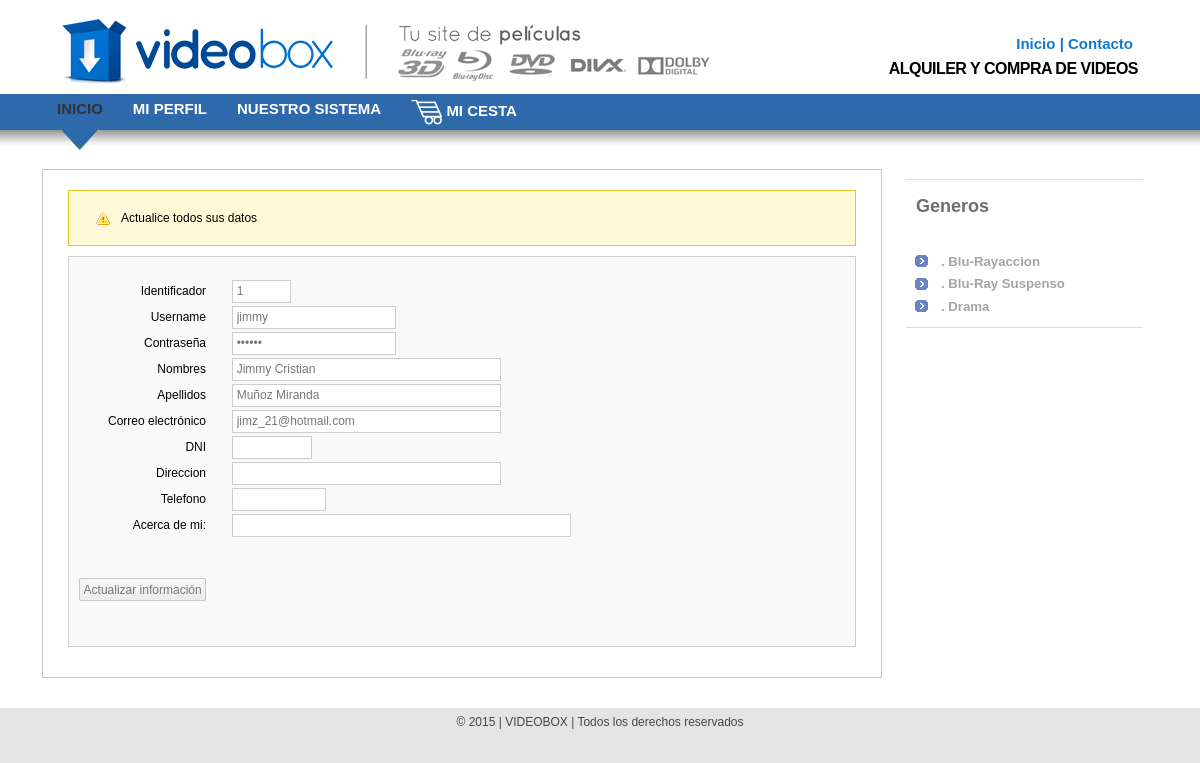
The page /perfil.php (signed in) on the database as committed earlier.
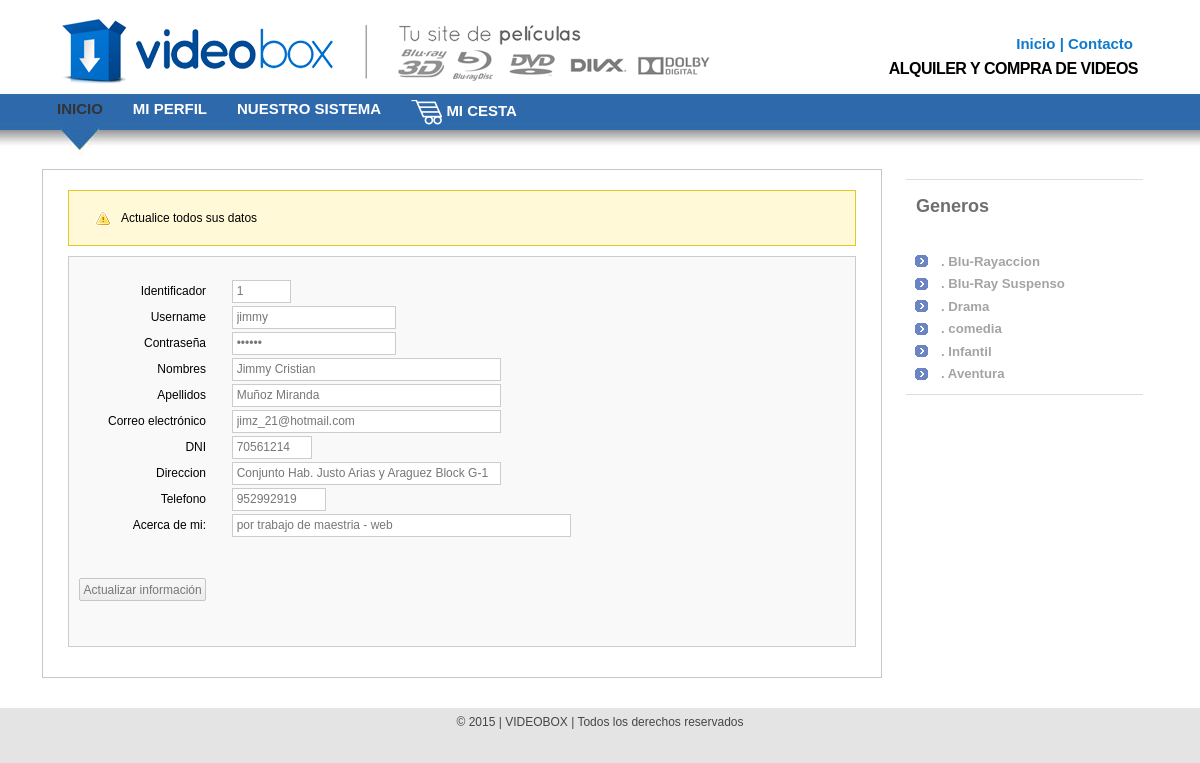
The same page on the database as committed later.
### tables this page shows
CREATE TABLE `genero` (
  `id` int(11) NOT NULL,
  `nombre` varchar(45) default NULL,
  `descripcion` longtext,
  PRIMARY KEY  (`id`)
);

CREATE TABLE `cliente` (
  `id` int(11) NOT NULL,
  `usuario_id` int(11) NOT NULL,
  `dni` varchar(8) default NULL,
  `direccion` varchar(45) default NULL,
  `telefono` varchar(45) default NULL,
  `acercade` varchar(45) default NULL,
  PRIMARY KEY  (`id`),
  KEY `fk_cliente_usuario1_idx` (`usuario_id`)
);

CREATE TABLE `usuario` (
  `id` int(11) NOT NULL auto_increment,
  `tipo` int(11) default NULL COMMENT '1=Cliente\\n2=Empleado\\n3=Administrador',
  `nombre` varchar(45) default NULL,
  `apellido` varchar(45) default NULL,
  `user` varchar(45) default NULL,
  `password` varchar(45) default NULL,
  `email` varchar(45) default NULL,
  `estado` int(11) default NULL COMMENT '0=Inactivo\\n1=Activo\\n',
  `lastlogin` datetime default NULL,
  PRIMARY KEY  (`id`)
);

### perfil.php (the view, shortened to what this page needs)
<?php
include("html.php");
include("funciones.php");
head();
menu();
?>
<div id="main">
<div class="box">
			<?php
$consulta=mysql_query("SELECT u.id , u.nombre, u.apellido, u.user, u.password, u.email, u.estado, c.dni, c.direccion, c.telefono , c.acercade from usuario u, cliente c WHERE u.id=c.id and u.`user` = '".$_SESSION['usuario']."'")or die("<b>ERROR. El servidor dijo: </b> " . mysql_error());
$r=mysql_fetch_array($consulta);
 ?>
<form  action="perfil.php" method="get" enctype="multipart/form-data">
<table class="mitabla">
  <tr>
	<td><label>Identificador</label></td>
	<td><input  name="iduser" type="text" size="5" value="<? echo($r['id']);?>" readonly="readonly"/></td>
  </tr>
  <tr>
	<td><label>Username</label></td>
	<td><input  name="username" type="text" value="<? echo($r['user']);?>"readonly="readonly" /></td>
  </tr>
  <tr>
	<td><label>Contraseña</label></td>
	<td><input  name="passuser" type="password" size="20" value="<? echo($r['password']);?>"/></td>
  </tr>
  <tr>
	<td><label>Nombres</label></td>
	<td><input  name="nombuser" type="text" size="35" value="<? echo($r['nombre']);?>"/></td>
  </tr>
  <tr>
	<td><label>Apellidos</label></td>
	<td><input  name="apeluser" type="text" size="35" value="<? echo($r['apellido']);?>" /></td>
  </tr>
  <tr>
	<td><label>Correo electrónico</label></td>
	<td><input  name="mailuser" type="text" size="35" value="<? echo($r['email']);?>"/></td>
  </tr>
  <tr>
	<td><label>DNI</label></td>
	<td><input  name="dni" type="text" size="8" onkeypress="return numeros(event)" value="<? echo($r['dni']);?>"/></td>
  </tr>
  <tr>
	<td><label>Direccion</label></td>
	<td><input  name="direccion" type="text" size="35" value="<? echo($r['direccion']);?>"/></td>
  </tr>
  <tr>
	<td><label>Telefono</label></td>
	<td><input  name="telefono" type="text" size="10" value="<? echo($r['telefono']);?>"/></td>
  </tr>
  <tr>
	<td><label>Acerca de mi:</label></td>
	<td><input  name="acercade" type="text" size="45" value="<? echo($r['acercade']);?>"/></td>
  </tr>
</table>
	<tr><br/>
	    <br />
	    <input class="button" type="submit" value="Actualizar información"/>
        <br />
    </form>
</div>
</div>
<?php
footer();
?>

### html.php (shortened to what this page needs)
<?php
function head($estilo="estilo.css")
{
	$tipouser = $_SESSION['tipouser'];
?>
<!DOCTYPE html PUBLIC "-//W3C//DTD XHTML 1.0 Strict//EN" "http://www.w3.org/TR/xhtml1/DTD/xhtml1-strict.dtd">
<html xmlns="http://www.w3.org/1999/xhtml">
<head>
	<link rel="stylesheet" href="css/<?php echo $estilo ?>" type="text/css" />
</head>
<body>
<div id="header">
  <div id="header-content">
	<h1 id="logo-text"><img src="logo.png"><br /><a href="index.php" title=""><span></span></a></h1>
    <h2 id="slogan">ALQUILER Y COMPRA DE VIDEOS</h2>
    <div id="header-links">
<p><a href="index.php">Inicio</a> | <a href="contacto.php">Contacto</a></p>
    </div>
  </div>
</div>
<div id="nav-wrap">
  <div id="nav">
    <ul>
        <?php
           if ($tipouser == 2) {
		 ?>
	  <li id="current"><a href="index.php"> INICIO</a></li>
      <li><a href="rptventa.php"> Ver Reporte</a></li>
         <?php
		   } elseif($tipouser == 3) {
		 ?>
	      <li id="current"><a href="index.php"> INICIO</a></li>
         <?php
			}else {
			    ?>
               	  <li id="current"><a href="index.php"> INICIO</a></li>
      <li><a href="perfil.php"> Mi Perfil</a></li>
	  <li><a href="nosotros.php"> Nuestro sistema</a></li>
	  <li><a href="vercesta.php"><img src="css/cesta.png" align="absmiddle"/> Mi cesta</a></li>
          <?php
			   }
		 ?>
    </ul>
  </div>
</div>
<div id="content-wrap">
<div id="content">
<?php
}
function menu($m=1)
{
if($m==0)
{
?>
 <div id="sidebar" >
      <div class="sep">
      </div>
      <div class="sidebox">
        <h1>Sistema </h1>
        <p></p>
      </div>
 </div>
<?
}
else{
?>
	<div id="sidebar" >
		<div class="sep">
       </div>
        <h1>Generos</h1>
        <div class="sidebox">
        <ul class="sidemenu">
                <?php
                 $consulta=mysql_query("SELECT id,nombre FROM genero")or die("<b>Error1. El servidor dijo: </b> " . mysql_error());
                 while ($r = mysql_fetch_assoc($consulta)) {
				 ?>
                 <li><a href="index.php?idgenero=<?php echo $r['id'];?>">.                   <?php echo $r['nombre'];?></a></li>
                <?php
				 }
				?>
        </div>
		<br />
      </div>
<?php
}
}
function footer()
{
?>
<p></p>
</div>
</div>
<span>
<div id="footer-wrap">
  <div id="footer-bottom">
	<p>&copy; 2015 | VIDEOBOX | Todos los derechos reservados</p>
  </div>
  </span>
</body>
</html>
<?php
}
?>

Rows that differ between the two databases and show on the page:
added genero: nombre "comedia"
added genero: nombre "Infantil"
added genero: nombre "Aventura"
changed cliente "jimmy": dni (not shown) → "70561214"; direccion (not shown) → "Conjunto Hab. Justo Arias y Araguez Block G-1"; telefono (not shown) → "952992919"; acercade (not shown) → "por trabajo de maestria - web"
